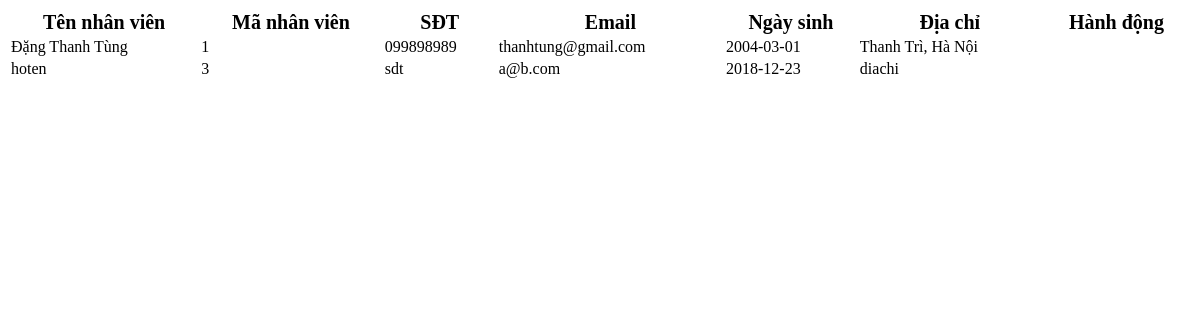
The app's page /goods/process/process_staffsearch.php, older data.
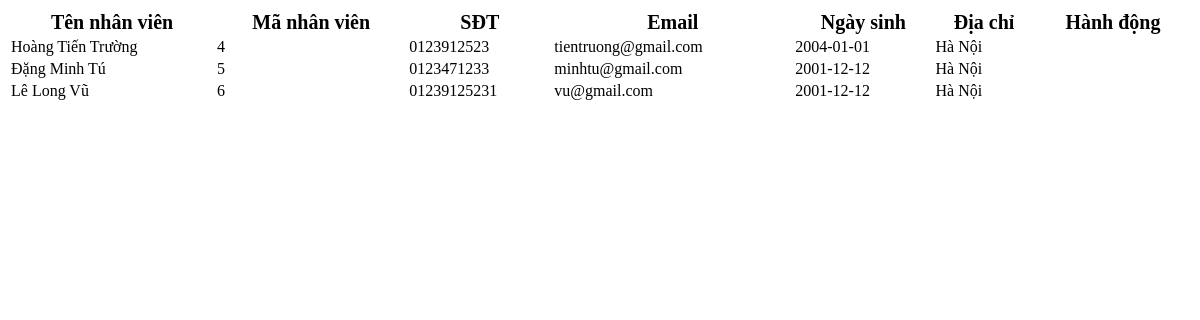
The same page, newer data.
### tables this page shows
CREATE TABLE IF NOT EXISTS `nhan_vien` (
  `ma` int(11) NOT NULL AUTO_INCREMENT,
  `ho_ten` varchar(50) DEFAULT NULL,
  `sdt` varchar(15) DEFAULT NULL,
  `email` varchar(100) DEFAULT NULL,
  `ngay_sinh` date DEFAULT NULL,
  `dia_chi` varchar(255) DEFAULT NULL,
  `gioi_tinh` bit(1) NOT NULL,
  `luong` int(11) DEFAULT NULL,
  `id_tai_khoan` int(11) NOT NULL,
  PRIMARY KEY (`ma`),
  UNIQUE KEY `email` (`email`,`sdt`)
);

### lib_db.php (called while the page is built, shortened)
<?php
global $link;
function select_list($sql)
{
	return exec_select($sql);
}
function exec_select($sql)
{
	global $link;
	$ret = isset($ret) ? $ret : array();
	$res = $link->query($sql);
	$err = mysqli_error($link);
	if ($res) {
		while ($row = $res->fetch_array(MYSQLI_ASSOC)) {
			$ret[] = $row;
		}
	}
	return $ret;
}

### goods/process/process_staffsearch.php (the view, shortened to what this page needs)
<?php
    require_once("../../lib_db.php");
    $temp = isset($_POST['name']) ? $_POST['name'] : '';
    if(empty($temp)){
        $name = '';
    }else
    {
        $name = "where ho_ten like'%{$temp}%'";
    }
    $list = "select * from nhan_vien $name";
    $result = select_list($list);
    $output="";
    $output.="<table class='table-staff'>";
    $output.="<thead>";
    $output.="    <tr>";
    $output.="        <th>Tên nhân viên</th>";
    $output.="        <th>Mã nhân viên</th>";
    $output.="        <th>SĐT</th>";
    $output.="        <th>Email</th>";
    $output.="        <th>Ngày sinh</th>";
    $output.="        <th>Địa chỉ</th>";
    $output.="        <th>Hành động</th>";
    $output.="    </tr>";
    $output.="</thead>";
    $output.="<tbody>";
    foreach($result as $item) {
    $output.="<tr>";
    $output.="<td>". $item['ho_ten']."</td>";
    $output.="<td>". $item['ma']."</td>";
    $output.="<td>". $item['sdt']."</td>";
    $output.="<td>". $item['email']."</td>";
    $output.="<td>". $item['ngay_sinh']."</td>";
    $output.="<td>". $item['dia_chi']."</td>";
    $output.="<td>";
    $output.="<a href='staff.php?id=".$item['ma']." '><i class='bx bx-edit-alt staff-button'></i></a>";
    $output.="<a href='staff.php?id=".$item['ma']."'><i class='bx bx-trash staff-button'></i></a>";
    $output.="</td>";
    $output.="</tr>";
    }
    $output.="</tbody>";
    $output.="</table>";
    if(empty($result))
    {
        echo "<div class='staff-no'>Không có kết quả phù hợp</div>";
    }
    else
    {
        echo $output;
    }
?>
<html>
<link rel='stylesheet' href='../../assets/css/staff.css'>
</html>

### assets/css/staff.css (style rules this page uses)
.table-staff { width: 100%; }
.table-staff th { font-size: 20px; }

Row changes from the older to the newer data that the page shows:
removed nhan_vien: ho_ten "Đặng Thanh Tùng", ma "1", sdt "099898989", email "thanhtung@gmail.com", ngay_sinh "2004-03-01", dia_chi "Thanh Trì, Hà Nội"
removed nhan_vien: ho_ten "hoten", ma "3", sdt "sdt", email "a@b.com", ngay_sinh "2018-12-23", dia_chi "diachi"
added nhan_vien: ho_ten "Hoàng Tiến Trường", ma "4", sdt "0123912523", email "tientruong@gmail.com", ngay_sinh "2004-01-01", dia_chi "Hà Nội"
added nhan_vien: ho_ten "Đặng Minh Tú", ma "5", sdt "0123471233", email "minhtu@gmail.com", ngay_sinh "2001-12-12", dia_chi "Hà Nội"
added nhan_vien: ho_ten "Lê Long Vũ", ma "6", sdt "01239125231", email "vu@gmail.com", ngay_sinh "2001-12-12", dia_chi "Hà Nội"
